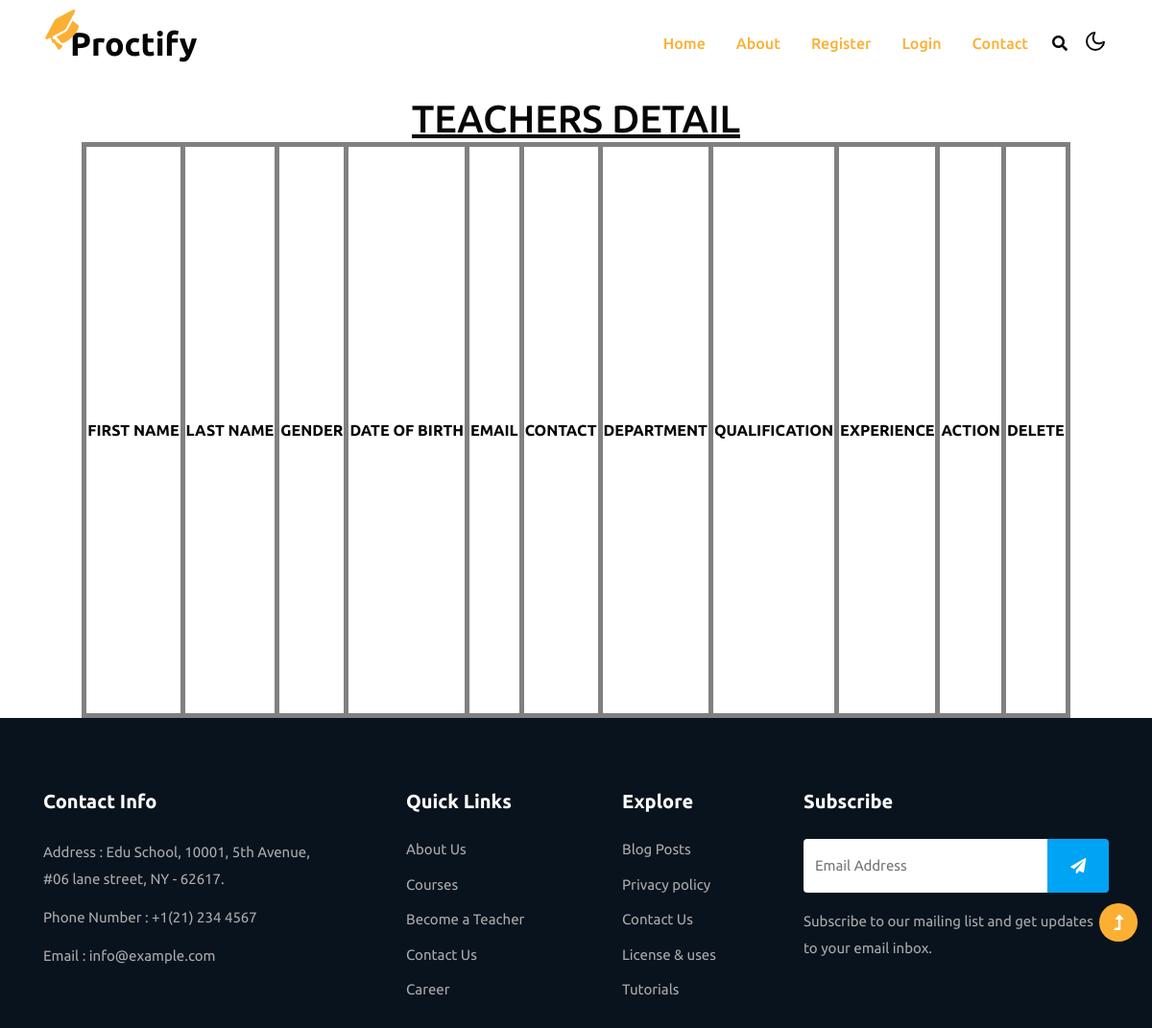
The app's page /view, older data.
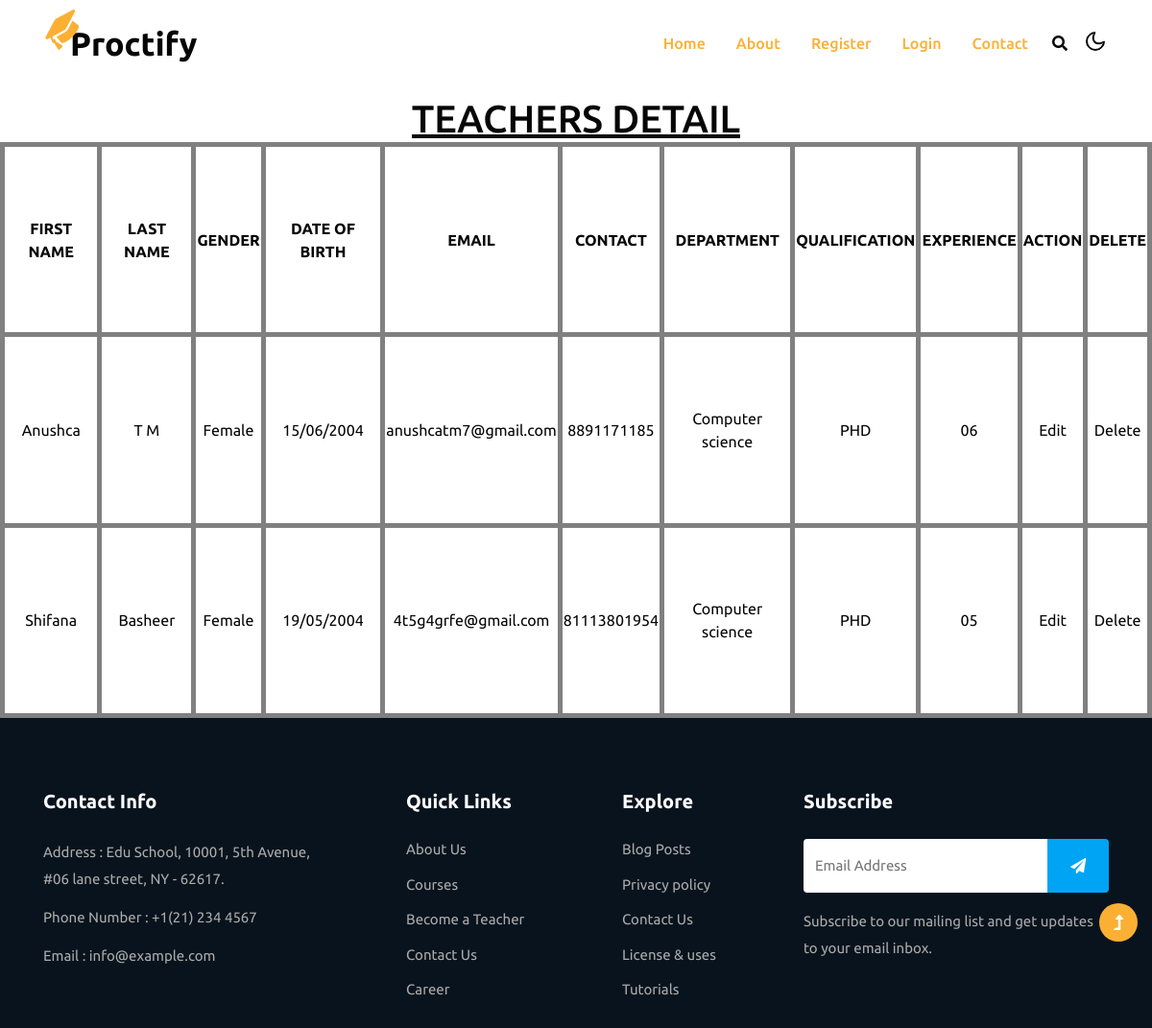
The same page, newer data.
### proctoring/models.py (models this page shows)
class Register(db.Model, UserMixin):
    id=db.Column(db.Integer, primary_key=True)
    fname = db.Column(db.String(80))
    lname = db.Column(db.String(80))
    gender = db.Column(db.String(80))
    dob = db.Column(db.String(80))
    email = db.Column(db.String(80))
    contact = db.Column(db.String(80))
    password = db.Column(db.String(80))
    admission = db.Column(db.String(80))
    department = db.Column(db.String(80))
    sem = db.Column(db.String(80))
    usertype = db.Column(db.String(80))
    qualification = db.Column(db.String(80))
    experience = db.Column(db.String(80))
    status = db.Column(db.String(80),default='NULL')

### proctoring/routes.py (the view)
@app.route('/view',methods=['GET', 'POST'])
def view():
    a =Register.query.filter_by(usertype="teacher").all()
    return render_template("view.html",a=a)

### proctoring/templates/view.html
{% extends 'layout.html' %}
{% block content %}
<html>
 <head><title>Teacher details</title></head>
 <link rel="stylesheet" href="../static/css/view.css">
 <body>
    <h1 align="center"><u>TEACHERS DETAIL</u></h1>
    <table border="3" align="center" height="600px">
        <tr align="center">
            <th> FIRST NAME</th>
            <th> LAST NAME</th>
            <th> GENDER</th>
            <th> DATE OF BIRTH</th>
            <th> EMAIL</th>
            <th> CONTACT</th>
            <th> DEPARTMENT</th>
            <th> QUALIFICATION</th>
            <th> EXPERIENCE</th>
            <th> ACTION</th>
            <th> DELETE</th>
        </tr>
        {%for i in a%}
        <tr align="center">
            <td>{{i.fname}}</td>
            <td>{{i.lname}}</td>
            <td>{{i.gender}}</td>
            <td>{{i.dob}}</td>
            <td>{{i.email}}</td>
            <td>{{i.contact}}</td>
            <td>{{i.department}}</td>
            <td>{{i.qualification}}</td>
            <td>{{i.experience}}</td>
            <td><a href="/edittregister/{{i.id}}">Edit</a></td>
            <td><a href="/tdelete/{{i.id}}">Delete</a></td>
        </tr>
      {%endfor%}
    </table>
 </body>
</html>
{% endblock %}

### proctoring/templates/layout.html (shortened to what this page needs)
<!doctype html>
<html lang="en">
<head>
    <link rel="stylesheet" href="../static/css/style-starter.css">
</head>
<body>
    <header id="site-header" class="fixed-top">
        <div class="container">
{% if session['ut'] == "admin" %}
<nav class="navbar navbar-expand-lg navbar-light">
    <a class="navbar-brand" href="/"><i class="fas fa-graduation-cap"></i>Proctify
    </a>
    <button class="navbar-toggler collapsed" type="button" data-bs-toggle="collapse"
        data-bs-target="#navbarScroll" aria-controls="navbarScroll" aria-expanded="false"
        aria-label="Toggle navigation">
        <span class="navbar-toggler-icon fa icon-expand fa-bars"></span>
        <span class="navbar-toggler-icon fa icon-close fa-times"></span>
    </button>
    <div class="collapse navbar-collapse" id="navbarScroll">
        <ul class="navbar-nav ms-auto my-2 my-lg-0 navbar-nav-scroll">
            <li class="nav-item">
                <a class="nav-link active" aria-current="page" href="/">Home</a>
            </li>
            <li class="nav-item">
                <a class="nav-link active" href="tregister">Add Teacher</a>
            </li>
            <li class="nav-item">
                <a class="nav-link active" href="view">View Teacher</a>
            </li>
            <li class="nav-item">
                <a class="nav-link active" href="">Report</a>
            </li>
            <li class="nav-item">
                <a class="nav-link active" href="/logout">Logout</a>
            </li>
            <!-- <li class="nav-item">
                <a class="nav-link active" href="contact">Contact</a>
            </li> -->
        </ul>
        <div class="header-search position-relative">
            <div class="search-right mx-lg-2">
                <a href="#search" class="btn search-btn p-0" title="search">
                    <i class="fas fa-search"></i></a>
                <div id="search" class="pop-overlay">
                    <div class="popup">
                        <form action="#search" method="GET" class="search-box">
                            <input type="search" placeholder="Enter Keyword..." name="search"
                                required="required" autofocus="">
                            <button type="submit" class="btn"><span class="fas fa-search"
                                    aria-hidden="true"></span></button>
                        </form>
                    </div>
                    <a class="close" href="#close">×</a>
                </div>
            </div>
        </div>
    </div>
    <div class="cont-ser-position">
        <nav class="navigation">
            <div class="theme-switch-wrapper">
                <label class="theme-switch" for="checkbox">
                    <input type="checkbox" id="checkbox">
                    <div class="mode-container">
                        <i class="gg-sun"></i>
                        <i class="gg-moon"></i>
                    </div>
                </label>
            </div>
        </nav>
    </div>
</nav>
{% else %}
            <nav class="navbar navbar-expand-lg navbar-light">
                <a class="navbar-brand" href="/"><i class="fas fa-graduation-cap"></i>Proctify
                </a>
                <div class="collapse navbar-collapse" id="navbarScroll">
                    <ul class="navbar-nav ms-auto my-2 my-lg-0 navbar-nav-scroll">
                        <li class="nav-item">
                            <a class="nav-link active" aria-current="page" href="/">Home</a>
                        </li>
                        <li class="nav-item">
                            <a class="nav-link active" href="about">About</a>
                        </li>
                        <li class="nav-item">
                            <a class="nav-link active" href="register">Register</a>
                        </li>
                        <li class="nav-item">
                            <a class="nav-link active" href="login">Login</a>
                        </li>
                        <li class="nav-item">
                            <a class="nav-link active" href="contact">Contact</a>
                        </li>
                    </ul>
                    <div class="header-search position-relative">
                        <div class="search-right mx-lg-2">
                            <a href="#search" class="btn search-btn p-0" title="search">
                                <i class="fas fa-search"></i></a>
                        </div>
                    </div>
                </div>
                <div class="cont-ser-position">
                    <nav class="navigation">
                        <div class="theme-switch-wrapper">
                            <label class="theme-switch" for="checkbox">
                                <div class="mode-container">
                                    <i class="gg-moon"></i>
                                </div>
                            </label>
                        </div>
                    </nav>
                </div>
            </nav>
            {% endif %}
        </div>
    </header>
    {% block content %}
    {% endblock %}
     <footer class="w3l-footer-29-main">
        <div class="footer-29 pt-5 pb-4">
            <div class="container pt-md-4">
                <div class="row footer-top-29">
                    <div class="col-lg-4 col-md-6 footer-list-29">
                        <h6 class="footer-title-29">Contact Info </h6>
                        <p class="mb-2 pe-xl-5">Address : Edu School, 10001, 5th Avenue, #06 lane street, NY - 62617.
                        </p>
                        <p class="mb-2">Phone Number : <a href="tel:+1(21) 234 4567">+1(21) 234 4567</a></p>
                        <p class="mb-2">Email : <a href="mailto:info@example.com">info@example.com</a></p>
                    </div>
                    <div class="col-lg-2 col-md-3 col-6 footer-list-29 mt-md-0 mt-4">
                        <ul>
                            <h6 class="footer-title-29">Quick Links</h6>
                            <li><a href="about.html">About Us</a></li>
                            <li><a href="courses.html">Courses</a></li>
                            <li><a href="#become-teacher">Become a Teacher</a></li>
                            <li><a href="contact">Contact Us</a></li>
                            <li><a href="#career">Career</a></li>
                        </ul>
                    </div>
                    <div class="col-lg-2 col-md-3 col-6 ps-lg-5 ps-lg-4 footer-list-29 mt-md-0 mt-4">
                        <ul>
                            <h6 class="footer-title-29">Explore</h6>
                            <li><a href="#blog">Blog Posts</a></li>
                            <li><a href="#privacy">Privacy policy</a></li>
                            <li><a href="contact.html">Contact Us</a></li>
                            <li><a href="#license">License & uses</a></li>
                            <li><a href="#tutorials">Tutorials</a></li>
                        </ul>
                    </div>
                    <div class="col-lg-4 col-md-6 col-sm-8 footer-list-29 mt-lg-0 mt-4 ps-lg-5">
                        <h6 class="footer-title-29">Subscribe</h6>
                        <form action="#" class="subscribe d-flex" method="post">
                            <input type="email" name="email" placeholder="Email Address" required="">
                            <button class="button-style"><span class="fa fa-paper-plane"
                                    aria-hidden="true"></span></button>
                        </form>
                        <p class="mt-3">Subscribe to our mailing list and get updates to your email inbox.</p>
                    </div>
                </div>
            </div>
        </div>
        </footer>
<button onclick="topFunction()" id="movetop" title="Go to top">
    <span class="fas fa-level-up-alt" aria-hidden="true"></span>
</button>
</body>
</html>

### proctoring/static/css/view.css (style rules this page uses)
body { background:url(../images/view3.png); margin-top: 100px; }

Row changes from the older to the newer data that the page shows:
added Register: fname "Anushca", lname "T M", gender "Female", dob "15/06/2004", email "anushcatm7@gmail.com", contact "8891171185", department "Computer science", qualification "PHD", experience "06"
added Register: fname "Shifana", lname "Basheer", gender "Female", dob "19/05/2004", email "4t5g4grfe@gmail.com", contact "81113801954", department "Computer science", qualification "PHD", experience "05"
